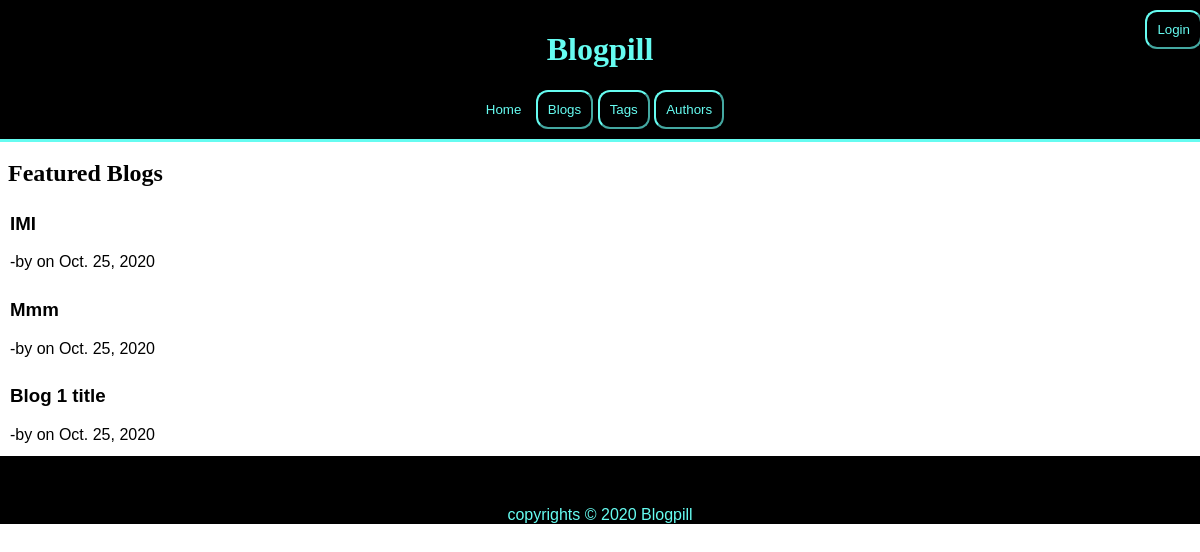
The app's page /, older data.
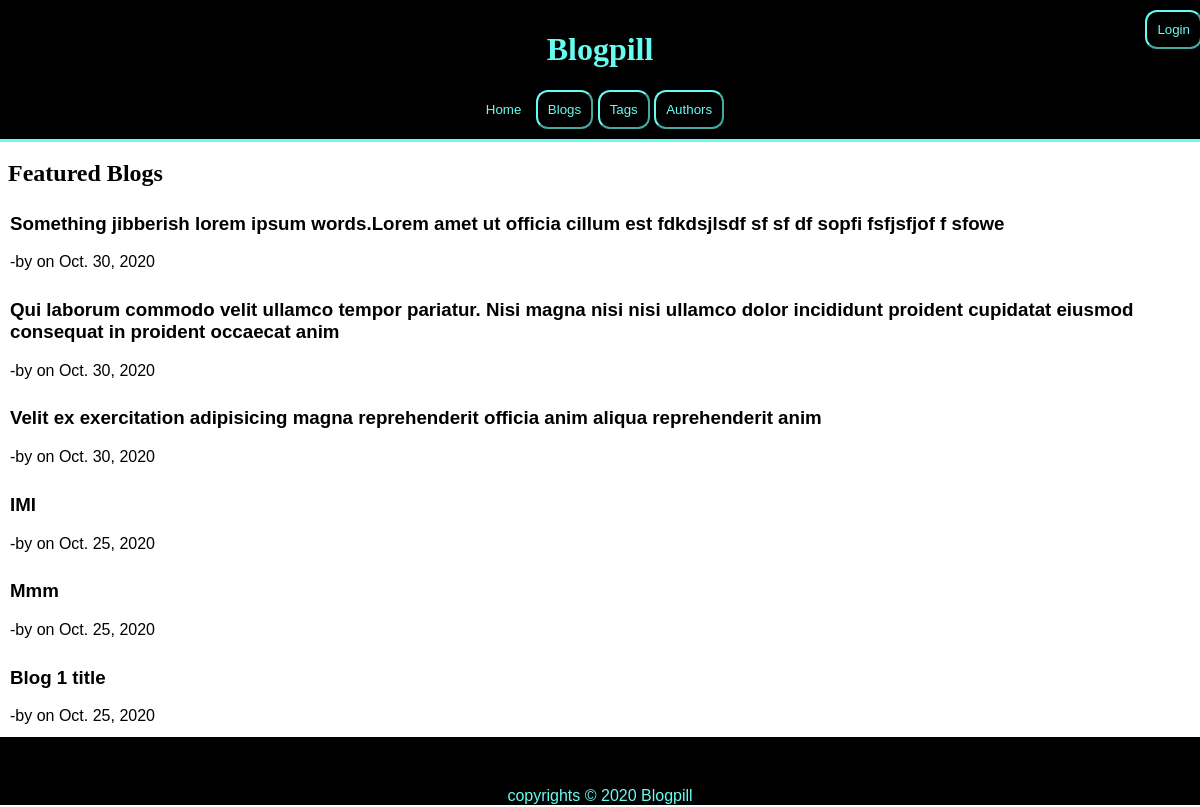
The same page, newer data.
### blogs/models.py (models this page shows, shortened)
class Blogs(models.Model):
    title=models.CharField(max_length=300)
    content=models.TextField()
    published_date=models.DateTimeField(auto_now=True)
    author=models.ForeignKey("authors.Authors",blank=True,null=True,on_delete=models.CASCADE,related_name="blogs")
    image=models.ImageField(upload_to="blog_images",blank=True,null=True)
    image_link=models.URLField(blank=True,null=True)
    alt_msg=models.CharField(default="Image related to this blog",max_length=200)
    tags=models.ManyToManyField("tags.Tags",related_name="blogs")
    def was_published_recently(self):
        return self.published_date >= timezone.now()-datetime.timedelta(days=60)

### home/views.py (the view)
# urls.py: 2. Add a URL to urlpatterns:  path('', views.home, name='home')
def home(request):
    all_blogs=Blogs.objects.all()
    featured_blogs=[]
    groups=None
    is_author=False
    if request.user.is_authenticated:
        if request.user.groups.exists():
            groups=request.user.groups.all()
            for group in groups:
                if group.name == 'Authors':
                    is_author=True
    for blog in all_blogs:
        if blog.was_published_recently():
            featured_blogs.append(blog)
    context={
        'title':'HOME',
        'featured_blogs':featured_blogs,
        'is_author':is_author,
    }
    return render(request,"home/home.html",context)

### home/templates/home/home.html (shortened to what this page needs)
{% extends "home/home_layout.html" %}
{% block body %}
<h2 id="featured-blogs-title">Featured Blogs</h2>
<div class="featured-blogs">
    {% for blog in featured_blogs reversed %}
            <article class="featured-blog-article">
                <a href="{% url 'blogs:blog_view' blog.id %}" class="featured-blog-link" >
                    <h3 class="featured-blog-title">{{ blog.title }}</h3>
                </a>
                <span class="author-name">
                    -by <a href="{% url 'authors:author_profile' blog.author.id %}">{{ blog.author.name }}</a>
                </span>
                <span class="published-date" >on {{ blog.published_date.date }}</span>
            </article>
    {% empty %}
        <h3>No featured blogs available!</h3>
    {% endfor %}
</div>
{% endblock body %}

### home/templates/home/home_layout.html (shortened to what this page needs)
{% load static %}
<!DOCTYPE html>
<html lang="en">
<head>
    <link rel="stylesheet" href="{% static 'home/main.css' %}">
    <link rel="stylesheet" href="{% static 'home/home.css' %}">
</head>
<body>
    <header id="header">
        <h1>Blogpill</h1>
        {% if request.user.is_authenticated %}
            <a href="{% url 'home:logout_page' %}" class="logout-link">
                <button class="logout-button">Logout</button>
            </a>
        {% else %}
            <a href="{% url 'home:login_page' %}" class="login-link">
                <button class="login-button">Login</button>
            </a>
        {% endif %}
        <nav class="nav-links" >
            <a href="#">
                <button id="home-page" class="current-page" >Home</button>
            </a>
            <a href="{% url 'blogs:blogs' %}">
                <button id="blogs-page">Blogs</button>
            </a>
            <a href="{% url 'tags:tags' %}">
                <button id="tags-page">Tags</button>
            </a>
            <a href="{% url 'authors:authors' %}">
                <button id="authors-page">Authors</button>
            </a>
        </nav>
    </header>
    {% block body %}
    {% endblock body %}
    <footer id="home-footer">
        <span class="copyrights">copyrights &copy; 2020 Blogpill</span>
    </footer>
</body>
</html>

### home/static/home/main.css (style rules this page uses)
html { font-family: Verdana, Geneva, Tahoma, sans-serif; }
header#header { position: sticky; top: 0px; margin: -10px; margin-bottom: 10px; padding: 10px; background-color:black; color: #66fcf1; text-align: center; font-family: Georgia, 'Times New Roman', Times, serif; border-bottom: solid; border-bottom-color: #66fcf1; }
#header h1 { display: inline-block; }
#header a.login-link button.login-button { position: absolute; right: 0; font-family: Verdana, Geneva, Tahoma, sans-serif; padding: 10px; background-color:black; color: #66fcf1; border-radius: 12px; border-color: #66fcf1; }
header#header>nav.nav-links>a>button.current-page { border: none; }
nav.nav-links { font-family: Verdana, Geneva, Tahoma, sans-serif; }
nav.nav-links>a>button { padding: 10px; background-color:black; border-color: #66fcf1; border-radius: 12px; color: #66fcf1; }
#featured-blogs-title { font-family: Georgia, 'Times New Roman', Times, serif; margin-bottom: 5px; }
a:link { text-decoration: none; }
a { color:black; }
footer { background-color:black; color: #66fcf1; text-align: center; margin: 10px -10px -10px -10px; padding-top: 50px; }

### home/static/home/home.css (style rules this page uses)
.featured-blog-article { border-radius: 7px; padding: 2px; margin: 5px auto; font-family: Verdana, Geneva, Tahoma, sans-serif; }

Row changes from the older to the newer data that the page shows:
added Blogs: title "Something jibberish lorem ipsum words.Lorem amet ut officia cillum est fdkdsjlsdf sf sf df sopfi fsfjsfjof f sfowe", published_date "Oct. 30, 2020"
added Blogs: title "Qui laborum commodo velit ullamco tempor pariatur. Nisi magna nisi nisi ullamco dolor incididunt proident cupidatat eiusmod consequat in proident occaecat anim", published_date "Oct. 30, 2020"
added Blogs: title "Velit ex exercitation adipisicing magna reprehenderit officia anim aliqua reprehenderit anim", published_date "Oct. 30, 2020"
